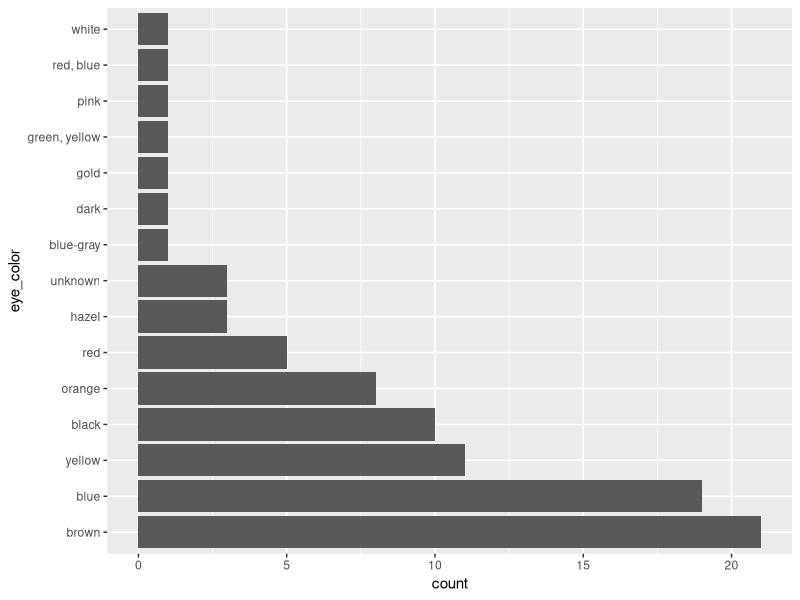
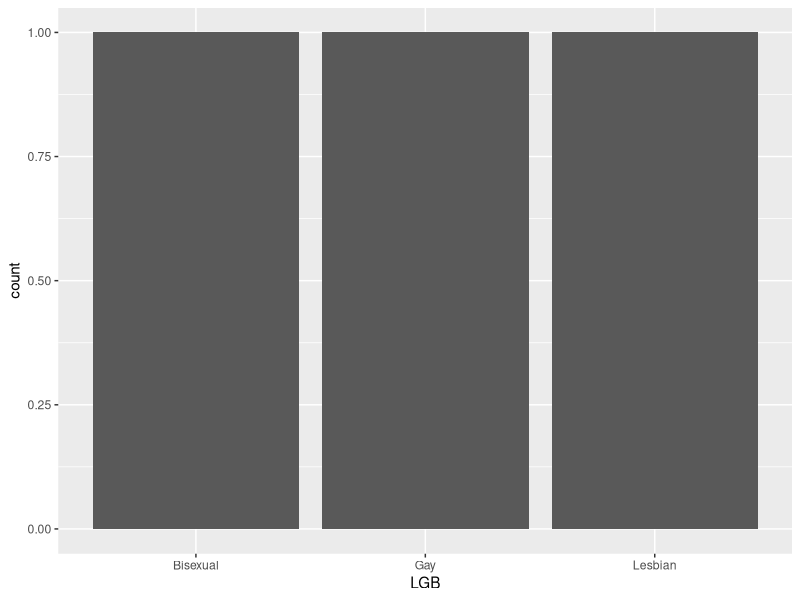
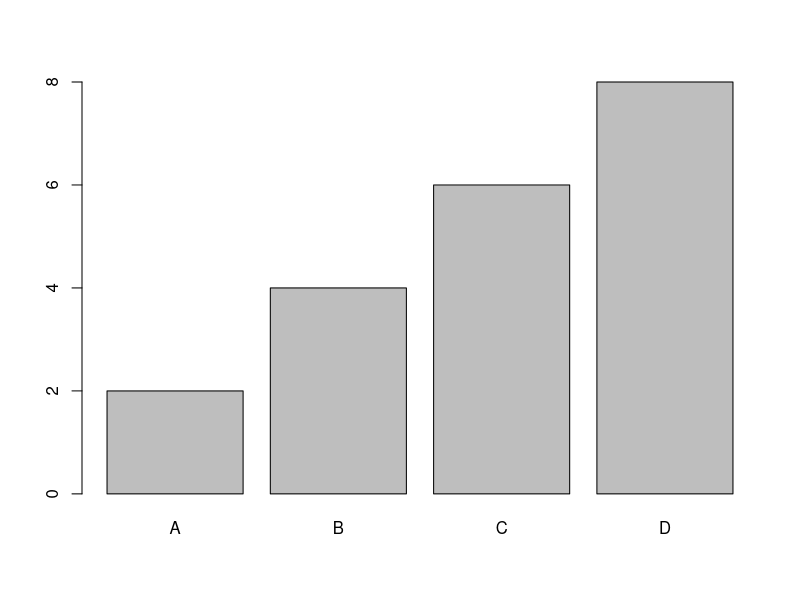
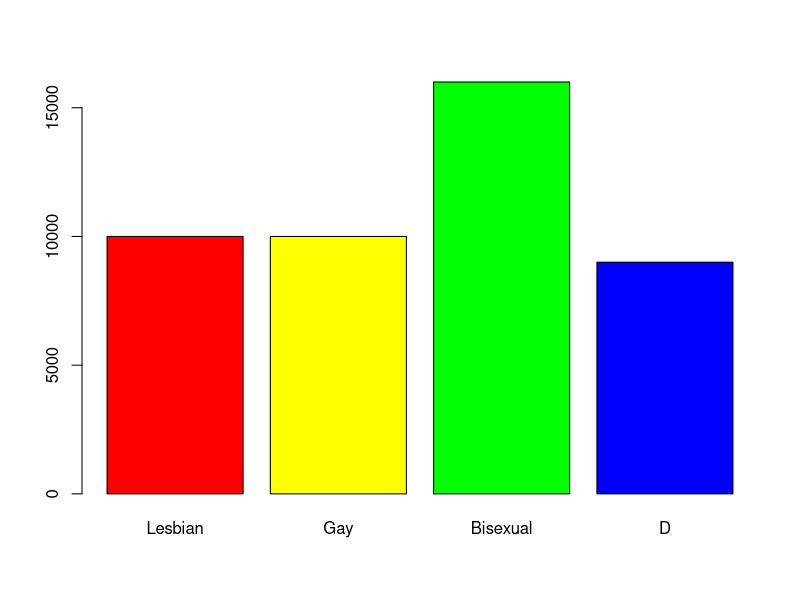

Reproduce these figures in R, in order.

# R for Data Science


#================================= codeacademy R
# piping %>% 
# df %>% head()  <--> head(df)

#--------- dyplyr library

#--- selecting specific columns
# 
# selected_cols = select(df, col3, col6) 
#     _or_ 
# selected_cols = df %>% select(col3, col6)

#--- selecting the columns you don't want from df
# variable_name = df %>% 
#   select(-col2,-col4)


# --------- filter function
# filter rows of df 
# 
# >> filter rock bands with 250 million fans
# rock_groups = artists.df %>% 
#   filter(genre =='Rock', fans > 250e6)

# the or operator '|'

# not_rock_groups = artists %>%
#   filter(!(genre=='Rock'))


#--- arrange rows in df
# default: ascending
# 
# arranged_col = customers %>%
#   arrange(desc(age))















## Data Visualization

library(tidyverse)

library(crayon)
cat(yellow$cyan$bold("hello", "Crayon World!\n"))

library(cli)
cli({
  cli_h1(yellow$bold("Title"))
  cli_h2("Subtitle")
  cli_ul(c("this", "that", "end"))
})



library(hms)
#  sec, min, hr
hms(56, 34, 12)


library(pillar)
x= 2333* 3^7
pillar(x)
pillar(-x)


library(stringr)
x = c("this","cheese","stringr",'is","stringy')
str_length(x)
str_count(x)

str_c(x, " * ")

str_sort(x, decreasing = T)
str_sort(x, decreasing = F)

str_extract(x, pattern = 'y')
str_locate(x, pattern = 'y')

str_detect(x, pattern = "cheese")

str_match(x, "r")

str_replace(x, "[aeiouy]", "?")

# categorical data stored in factors
blood = c("A","B","O","AB")
#make it a factor
blood.factor = factor(blood)

str(blood.factor)

# Nominal vs Ordinal
tshirts = c('L','M','S','XL','XS')
tshirts.factor = factor(tshirts,
                        ordered = T,
                        levels =  c('XS','S',
                                    'M','L','XL'))

tshirts.factor


# =========================
starwars %>% 
  filter(!is.na(species)) %>% 
  count(species, sort = T)

starwars %>% 
  filter(!is.na(species)) %>% 
  mutate(species = fct_lump(species, n=3)) %>% 
  count(species)


starwars %>%
  mutate(eye_color = fct_infreq(eye_color)) %>%
  ggplot(aes(x = eye_color)) + 
  geom_bar() + 
  coord_flip()







# w3 R
# create a df
df = data.frame(
  LGB = c("Lesbian","Gay","Bisexual"),
  values = c(10800, 10800, 16200),
  Proportion = c(1.2, 1.2, 1.8)
)
df
summary(df)


library(ggplot2)

ggplot(df, aes(x= LGB)) +
  geom_bar()

# x-axis values
x <- c("A", "B", "C", "D")

# y-axis values
y <- c(2, 4, 6, 8)

barplot(y, names.arg = x)

x <- c("Lesbian", "Gay", "Bisexual", "D")
y <- c(10000, 10000,16000,9000)

barplot(y, names.arg = x, col = c("red",'yellow','green','blue'))










